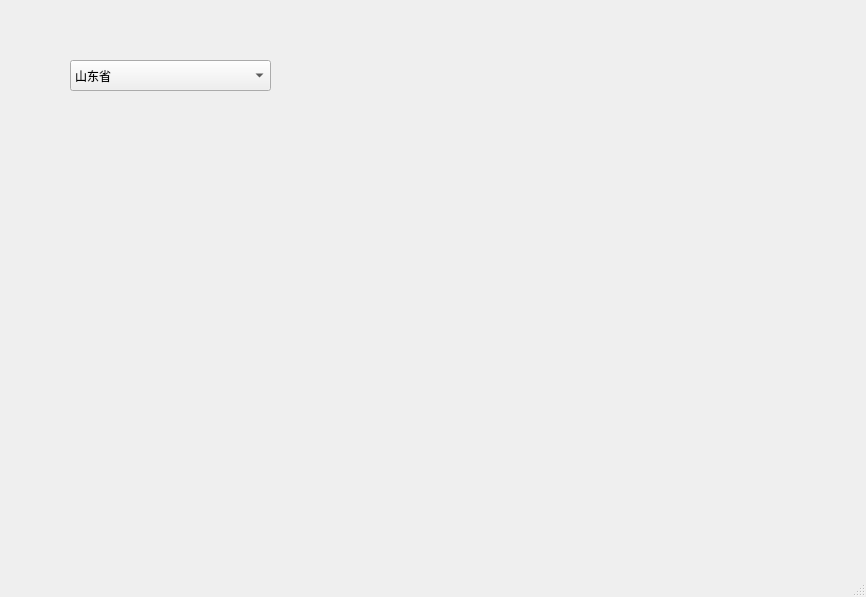
<?xml version="1.0" encoding="UTF-8"?>
<ui version="4.0">
 <class>MainWindow</class>
 <widget class="QMainWindow" name="MainWindow">
  <property name="geometry">
   <rect>
    <x>0</x>
    <y>0</y>
    <width>866</width>
    <height>597</height>
   </rect>
  </property>
  <property name="windowTitle">
   <string>MainWindow</string>
  </property>
  <widget class="QWidget" name="centralwidget">
   <widget class="HisComboBox" name="comboBox">
    <property name="geometry">
     <rect>
      <x>70</x>
      <y>60</y>
      <width>201</width>
      <height>31</height>
     </rect>
    </property>
    <property name="insertPolicy">
     <enum>QComboBox::InsertAtTop</enum>
    </property>
    <item>
     <property name="text">
      <string>山东省</string>
     </property>
    </item>
    <item>
     <property name="text">
      <string>山西省</string>
     </property>
    </item>
    <item>
     <property name="text">
      <string>河南省</string>
     </property>
    </item>
    <item>
     <property name="text">
      <string>河北省</string>
     </property>
    </item>
   </widget>
  </widget>
  <widget class="QMenuBar" name="menubar">
   <property name="geometry">
    <rect>
     <x>0</x>
     <y>0</y>
     <width>866</width>
     <height>22</height>
    </rect>
   </property>
  </widget>
  <widget class="QStatusBar" name="statusbar"/>
 </widget>
 <customwidgets>
  <customwidget>
   <class>HisComboBox</class>
   <extends>QComboBox</extends>
   <header>ui/hiscombobox.h</header>
  </customwidget>
 </customwidgets>
 <resources/>
 <connections/>
</ui>
